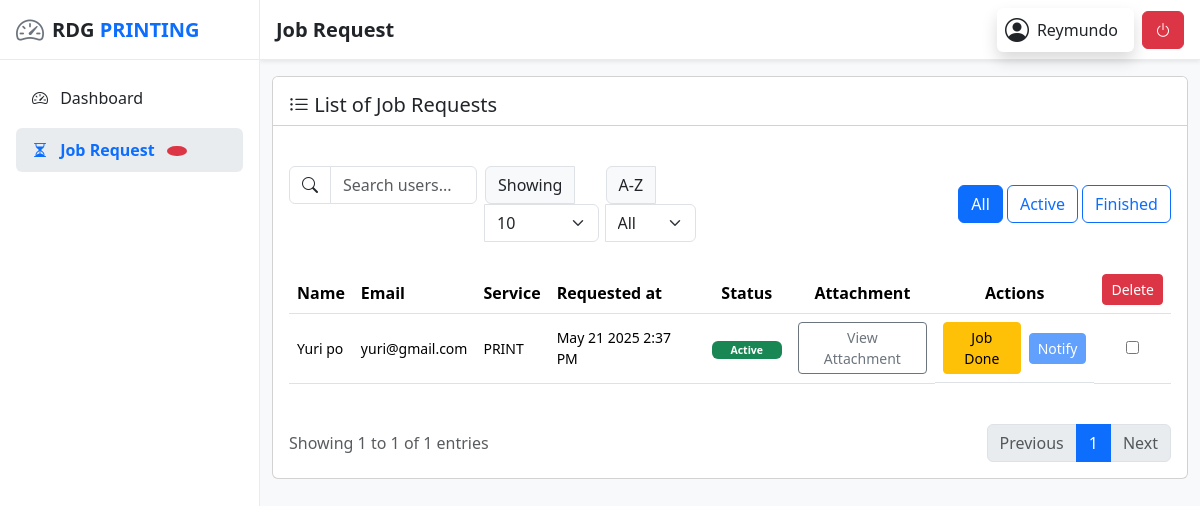
Page /admin/job-request.php?alpha=Yuri po (signed in) on the committed database.
### tables this page shows
CREATE TABLE `uploads` (
  `id` int(10) UNSIGNED NOT NULL,
  `name` varchar(100) NOT NULL,
  `email` varchar(100) NOT NULL,
  `service` enum('print','2x2','passport size','1x1') DEFAULT NULL,
  `created_at` timestamp NOT NULL DEFAULT current_timestamp(),
  `isActive` tinyint(1) NOT NULL DEFAULT 1,
  `isNotified` tinyint(1) NOT NULL DEFAULT 0,
  `job_instructions` text NOT NULL
);

### admin/job-request.php (the view, shortened to what this page needs)
<?php
include '../backend/connection/db_conn.php';
$page = isset($_GET['page']) ? (int)$_GET['page'] : 1;
$pageSize = isset($_GET['pageSize']) ? (int)$_GET['pageSize'] : 10;
$search = isset($_GET['search']) ? $_GET['search'] : '';
$alpha = isset($_GET['alpha']) ? $_GET['alpha'] : '';
$status = isset($_GET['status']) ? $_GET['status'] : 'all';
$offset = ($page - 1) * $pageSize;
$query = "SELECT * FROM uploads WHERE 1=1";
if (!empty($alpha)) {
    $alpha = $conn->real_escape_string($alpha);
    $query .= " AND name LIKE '$alpha%'";
}
$query .= " ORDER BY created_at DESC";
$totalCountResult = $conn->query("SELECT COUNT(*) as total FROM ($query) as t");
$totalCount = $totalCountResult->fetch_assoc()['total'];
$totalPages = ceil($totalCount / $pageSize);
$query .= " LIMIT $pageSize OFFSET $offset";
$result = $conn->query($query);
$jobRequests = [];
if ($result) {
    while ($row = $result->fetch_assoc()) {
        $jobRequests[] = $row;
    }
}
?>
<!DOCTYPE html>
<html lang="en">
<head>
    <link rel="stylesheet" href="../node_modules/bootstrap/dist/css/bootstrap.min.css"/>
    <link rel="stylesheet" href="../node_modules/bootstrap-icons/font/bootstrap-icons.css"/>
    <link rel="stylesheet" href="../assets/css/admin.css" />
</head>
<body>
    <div class="d-flex">
        <?php include "../includes/admin-sidebar.php"; ?>
        <main class="admin-main flex-grow-1 d-flex flex-column min-vh-100">
            <?php include "../includes/admin-header.php"; ?>
            <div class="container mt-3">
                <div class="row mb-4">
                    <div class="col-12">
                        <div class="card">
                            <div class="card-header bg-white d-flex justify-content-between align-items-center flex-wrap">
                                <h5 class="card-title mb-0 my-2">
                                    <i class="bi bi-list-ul"></i>
                                    List of Job Requests
                                </h5>
                            </div>
                            <div class="card-body mt-4">
                                <div class="row mb-4 align-items-center">
                                    <div class="col-12 col-md-8">
                                        <form method="GET" action="">
                                            <div class="row g-2">
                                                <div class="col-12 col-md-4">
                                                    <div class="input-group">
                                                        <span class="input-group-text bg-white"><i class="bi bi-search"></i></span>
                                                        <input type="text" class="form-control" id="searchInput" name="search" autocomplete="off" placeholder="Search users..." value="<?php echo htmlspecialchars($search); ?>">
                                                    </div>
                                                </div>
                                                <div class="col-6 col-md-3">
                                                    <div class="input-group" style="width: 82%">
                                                        <span class="input-group-text" for="pageSizeSelect">Showing</span>
                                                        <select class="form-select" id="pageSizeSelect" name="pageSize" onchange="this.form.submit()">
                                                            <option value="10" <?php echo $pageSize == 10 ? 'selected' : ''; ?>>10</option>
                                                        </select>
                                                    </div>
                                                </div>
                                                <div class="col-6 col-md-2" style="margin-left: -4.5%">
                                                    <div class="input-group">
                                                        <label class="input-group-text" for="alphaSelect">A-Z</label>
                                                        <select class="form-select" id="alphaSelect" name="alpha" onchange="this.form.submit()">
                                                            <option value="">All</option>
                                                        </select>
                                                    </div>
                                                </div>
                                            </div>
                                        </form>
                                    </div>
                                    <div class="col-12 col-md-4 text-md-end mt-3 mt-md-0">
                                        <div class="btn-group" role="group">
                                            <form method="GET" action="">
                                                <button type="submit" class="btn btn-outline-primary <?php echo $status === 'all' ? 'active' : ''; ?>" name="status" value="all">All</button>
                                                <button type="submit" class="btn btn-outline-primary <?php echo $status === 'active' ? 'active' : ''; ?>" name="status" value="active">Active</button>
                                                <button type="submit" class="btn btn-outline-primary <?php echo $status === 'finished' ? 'active' : ''; ?>" name="status" value="finished">Finished</button>
                                            </form>
                                        </div>
                                    </div>
                                </div>
                                <div class="table-responsive">
                                    <table class="table table-hover align-middle">
                                        <thead>
                                            <tr>
                                                <th>Name</th>
                                                <th>Email</th>
                                                <th>Service</th>
                                                <th>Requested at</th>
                                                <th class="text-center">Status</th>
                                                <th class="text-center">Attachment</th>
                                                <th class="text-center">Actions</th>
                                                <th class="text-center">
                                                    <button id="deleteSelected" class="btn btn-danger btn-sm">Delete</button>
                                                </th>
                                            </tr>
                                        </thead>
                                        <tbody id="jobRequestsTable" style="font-size: 14px">
                                            <?php foreach ($jobRequests as $request): ?>
                                                <tr>
                                                    <td><?php echo htmlspecialchars($request['name']); ?></td>
                                                    <td><?php echo htmlspecialchars($request['email']); ?></td>
                                                    <td class="text-uppercase"><?php echo htmlspecialchars($request['service']); ?></td>
                                                    <td><?php echo date('M d Y g:i A', strtotime($request['created_at'])); ?></td>
                                                    <td class="text-center">
                                                        <?php if ($request['isActive']): ?>
                                                            <span class="badge bg-success" style="width: 70px">Active</span>
                                                        <?php else: ?>
                                                            <span class="badge bg-secondary" style="width: 70px">Done</span>
                                                        <?php endif; ?>
                                                    </td>
                                                    <td class="text-center">
                                                        <button class="btn btn-sm btn-outline-secondary view-attachment" data-id="<?php echo $request['id']; ?>" data-customer-name="<?php echo htmlspecialchars($request['name']); ?>"  data-bs-toggle="modal" data-bs-target="#attachmentModal">View Attachment</button>
                                                    </td>
                                                    <td class="text-center d-flex gap-2 align-items-center justify-content-center">
                                                        <form method="POST" action="mark-as-done.php" class="action-form">
                                                            <?php if ($request['isActive']): ?>
                                                                <button type="submit" name="action" value="markAsDone" class="btn btn-sm btn-warning confirm-action">Job Done</button>
                                                            <?php else: ?>
                                                                <button type="submit" name="action" value="markAsDone" class="btn btn-sm btn-warning" disabled>Job Done</button>
                                                            <?php endif; ?>
                                                        </form>
                                                        <form method="POST" action="notify.php" class="action-form">
                                                            <?php if ($request['isNotified'] || $request['isActive']): ?>
                                                                <button type="button" name="action" value="notify" class="btn btn-sm btn-primary" disabled>Notify</button>
                                                            <?php else: ?>
                                                                <button type="button" name="action" value="notify" class="btn btn-sm btn-primary confirm-action">Notify</button>
                                                            <?php endif; ?>
                                                        </form>
                                                    </td>
                                                    <td class="text-center">
                                                        <input type="checkbox" class="delete-checkbox" value="<?php echo $request['id']; ?>">
                                                    </td>
                                                </tr>
                                            <?php endforeach; ?>
                                        </tbody>
                                    </table>
                                </div>
                                <div class="d-flex flex-wrap justify-content-between align-items-center mt-4">
                                    <div class="mb-3 mb-md-0">
                                        <p class="mb-0 text-muted" id="entriesSummary">Showing 1 to <?php echo count($jobRequests); ?> of <?php echo $totalCount; ?> entries</p>
                                    </div>
                                    <nav aria-label="Page navigation">
                                        <ul class="pagination mb-0" id="pagination">
                                            <?php if ($page > 1): ?>
                                                <li class="page-item"><a class="page-link" href="?page=<?php echo $page - 1; ?>&pageSize=<?php echo $pageSize; ?>&search=<?php echo urlencode($search); ?>&alpha=<?php echo urlencode($alpha); ?>&status=<?php echo $status; ?>">Previous</a></li>
                                            <?php else: ?>
                                                <li class="page-item disabled"><a class="page-link" href="#">Previous</a></li>
                                            <?php endif; ?>
                                            <?php for ($i = 1; $i <= $totalPages; $i++): ?>
                                                <li class="page-item <?php echo ($i == $page) ? 'active' : ''; ?>">
                                                    <a class="page-link" href="?page=<?php echo $i; ?>&pageSize=<?php echo $pageSize; ?>&search=<?php echo urlencode($search); ?>&alpha=<?php echo urlencode($alpha); ?>&status=<?php echo $status; ?>"><?php echo $i; ?></a>
                                                </li>
                                            <?php endfor; ?>
                                            <?php if ($page < $totalPages): ?>
                                                <li class="page-item"><a class="page-link" href="?page=<?php echo $page + 1; ?>&pageSize=<?php echo $pageSize; ?>&search=<?php echo urlencode($search); ?>&alpha=<?php echo urlencode($alpha); ?>&status=<?php echo $status; ?>">Next</a></li>
                                            <?php else: ?>
                                                <li class="page-item disabled"><a class="page-link" href="#">Next</a></li>
                                            <?php endif; ?>
                                        </ul>
                                    </nav>
                                </div>
                            </div>
                        </div>
                    </div>
                </div>
            </div>
        </main>
    </div>
</body>
</html>

### assets/css/admin.css (style rules this page uses)
:root { --bs-primary-rgb: 13, 110, 253; --bs-success-rgb: 25, 135, 84; --bs-warning-rgb: 255, 193, 7; --bs-danger-rgb: 220, 53, 69; --bs-info-rgb: 13, 202, 240; --header-height: 60px; --sidebar-width: 260px; --sidebar-collapsed-width: 70px; --border-color: #e9ecef; }
body { background-color: #f8f9fa; overflow-x: hidden; }
.admin-main { margin-left: var(--sidebar-width); transition: margin 0.3s ease; width: calc(100% - var(--sidebar-width)); }

### rows in the picture
uploads: name "Yuri po", email "yuri@gmail.com", service "PRINT", created_at "May 21 2025 2:37 PM", isActive "Active", isNotified "Notify"

### other values in the picture
$pageTitle "Job Request"
$admin_username "Reymundo"
count($jobRequests) "1"
$totalCount "1"
